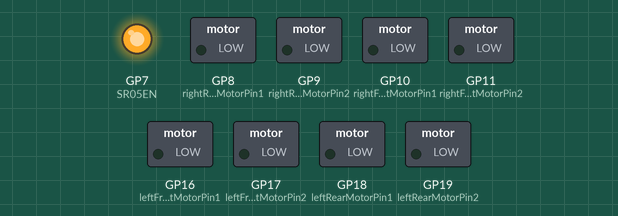
Simulated run of this program. Board: Raspberry Pi Pico running MicroPython. On the bench: switched loads named in the program (green lamp = pin HIGH), output pins drawn as LEDs (lit = HIGH). At 0.0 s the program stops and its outputs stay as they are.

Above: at 0.1 s.
Timing chart, 0 to 1.5 s (numbered marks = the images above):
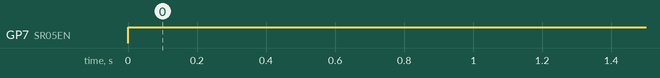

The program:

servoSR05.py
```python
"""
 moving robot raspberry pico and wifi from ESP32-CAM

 servo (moving servo)

 Copyright 2025 Gabriel Dimitriu
  This file is part of swarm_robots project.

 swarm_robots is free software; you can redistribute it and/or modify
 it under the terms of the GNU General Public License as published by
 the Free Software Foundation; either version 2 of the License, or
 (at your option) any later version.

 swarm_robots is distributed in the hope that it will be useful,
 but WITHOUT ANY WARRANTY; without even the implied warranty of
 MERCHANTABILITY or FITNESS FOR A PARTICULAR PURPOSE.  See the
 GNU General Public License for more details.

 You should have received a copy of the GNU General Public License
 along with swarm_robots; if not, write to the Free Software
 Foundation, Inc., 59 Temple Place, Suite 330, Boston, MA  02111-1307
"""

import configuration
# Set Duty Cycle for Different Angles
_max_duty = 7864
_min_duty = 1000
_half_duty = int(_max_duty / 2)

# Set PWM frequency
configuration.servoSR05Pin.freq(50)


def move90left():
    global _max_duty
    # Servo at 0 degrees
    configuration.servoSR05Pin.duty_u16(_max_duty)


def move90right():
    global _min_duty
    # servo at 180
    configuration.servoSR05Pin.duty_u16(_min_duty)


def movecenter():
    global _half_duty
    # servo at 90
    configuration.servoSR05Pin.duty_u16(_half_duty)


def stop():
    configuration.servoSR05Pin.deinit()
```

configuration.py
```python
"""
 moving robot raspberry pico and wifi from ESP32-CAM

 configuration (this hold the configuration and main settings of the robot)

 Copyright 2025 Gabriel Dimitriu
  This file is part of swarm_robots project.

 swarm_robots is free software; you can redistribute it and/or modify
 it under the terms of the GNU General Public License as published by
 the Free Software Foundation; either version 2 of the License, or
 (at your option) any later version.

 swarm_robots is distributed in the hope that it will be useful,
 but WITHOUT ANY WARRANTY; without even the implied warranty of
 MERCHANTABILITY or FITNESS FOR A PARTICULAR PURPOSE.  See the
 GNU General Public License for more details.

 You should have received a copy of the GNU General Public License
 along with swarm_robots; if not, write to the Free Software
 Foundation, Inc., 59 Temple Place, Suite 330, Boston, MA  02111-1307
"""
from machine import Pin, PWM
ABSOLUTE_MAX_POWER = 65025
MAX_POWER = 65025
MIN_POWER = 30000
RESOLUTION_ENCODER = 20
WHEEL_RADIUS = 3.25
COUNT_ROTATE_90_LEFT = 16
COUNT_ROTATE_90_RIGHT = 16
# left front engine
leftFrontMotorPin1 = PWM(Pin(16))
leftFrontMotorPin2 = PWM(Pin(17))
left_front_motor_encoder = Pin(15, Pin.IN, Pin.PULL_UP)

# right front engine
rightFrontMotorPin1 = PWM(Pin(10))
rightFrontMotorPin2 = PWM(Pin(11))
right_front_motor_encoder = Pin(13, Pin.IN, Pin.PULL_UP)

# left rear engine
leftRearMotorPin1 = PWM(Pin(18))
leftRearMotorPin2 = PWM(Pin(19))
left_rear_motor_encoder = Pin(1, Pin.IN, Pin.PULL_UP)

# right rear engine
rightRearMotorPin1 = PWM(Pin(8))
rightRearMotorPin2 = PWM(Pin(9))
right_rear_motor_encoder = Pin(2, Pin.IN, Pin.PULL_UP)

STOP_DISTANCE = 5
LOW_POWER_DISTANCE = 15
IOE_SR05_DISABLE = True
# servo
servoSR05Pin = PWM(Pin(22))
# IOE-SR05
PIO_RX_PIN = Pin(3, Pin.IN, Pin.PULL_UP)
SR05EN = Pin(7, Pin.OUT)
SR05EN.high()
# IOE-SR05
MAX_RANGE_SENSOR = 200

DEBUG_MODE = True

PWM_FREQUENCY = 4000  # 4800000 4.8Mhz

# sensors
left_front_sensor = Pin(14, Pin.IN, Pin.PULL_UP)
right_front_sensor = Pin(12, Pin.IN, Pin.PULL_UP)
left_rear_sensor = Pin(0, Pin.IN, Pin.PULL_UP)
right_rear_sensor = Pin(6, Pin.IN, Pin.PULL_UP)

ESP_RX = 26
ESP_TX = 27
HORIZONTAL_SERVO_PIN = 20
VERTICAL_SERVO_PIN = 21
```

Measured:
- by itself, GP7 (SR05EN): LOW → HIGH at 0.00 s
